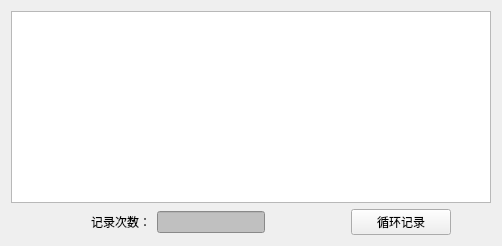
                   <widget class="QWidget" name="tab_15">
                    <attribute name="title">
                     <string>循环记录</string>
                    </attribute>
                    <layout class="QVBoxLayout" name="verticalLayout_56">
                     <item>
                      <widget class="QTableWidget" name="tableWidget_5"/>
                     </item>
                     <item>
                      <layout class="QHBoxLayout" name="horizontalLayout_192">
                       <item>
                        <spacer name="horizontalSpacer_92">
                         <property name="orientation">
                          <enum>Qt::Horizontal</enum>
                         </property>
                         <property name="sizeHint" stdset="0">
                          <size>
                           <width>40</width>
                           <height>20</height>
                          </size>
                         </property>
                        </spacer>
                       </item>
                       <item>
                        <spacer name="horizontalSpacer_93">
                         <property name="orientation">
                          <enum>Qt::Horizontal</enum>
                         </property>
                         <property name="sizeHint" stdset="0">
                          <size>
                           <width>40</width>
                           <height>20</height>
                          </size>
                         </property>
                        </spacer>
                       </item>
                       <item>
                        <widget class="QLabel" name="label_276">
                         <property name="text">
                          <string>记录次数：</string>
                         </property>
                        </widget>
                       </item>
                       <item>
                        <widget class="QLineEdit" name="lineEdit_130">
                         <property name="styleSheet">
                          <string notr="true">background-color: rgb(192, 192, 192);</string>
                         </property>
                         <property name="alignment">
                          <set>Qt::AlignCenter</set>
                         </property>
                         <property name="readOnly">
                          <bool>true</bool>
                         </property>
                        </widget>
                       </item>
                       <item>
                        <spacer name="horizontalSpacer_94">
                         <property name="orientation">
                          <enum>Qt::Horizontal</enum>
                         </property>
                         <property name="sizeHint" stdset="0">
                          <size>
                           <width>40</width>
                           <height>20</height>
                          </size>
                         </property>
                        </spacer>
                       </item>
                       <item>
                        <spacer name="horizontalSpacer_95">
                         <property name="orientation">
                          <enum>Qt::Horizontal</enum>
                         </property>
                         <property name="sizeHint" stdset="0">
                          <size>
                           <width>40</width>
                           <height>20</height>
                          </size>
                         </property>
                        </spacer>
                       </item>
                       <item>
                        <widget class="QPushButton" name="pushButton_43">
                         <property name="minimumSize">
                          <size>
                           <width>100</width>
                           <height>0</height>
                          </size>
                         </property>
                         <property name="text">
                          <string>循环记录</string>
                         </property>
                        </widget>
                       </item>
                       <item>
                        <spacer name="horizontalSpacer_96">
                         <property name="orientation">
                          <enum>Qt::Horizontal</enum>
                         </property>
                         <property name="sizeHint" stdset="0">
                          <size>
                           <width>40</width>
                           <height>20</height>
                          </size>
                         </property>
                        </spacer>
                       </item>
                      </layout>
                     </item>
                    </layout>
                   </widget>
